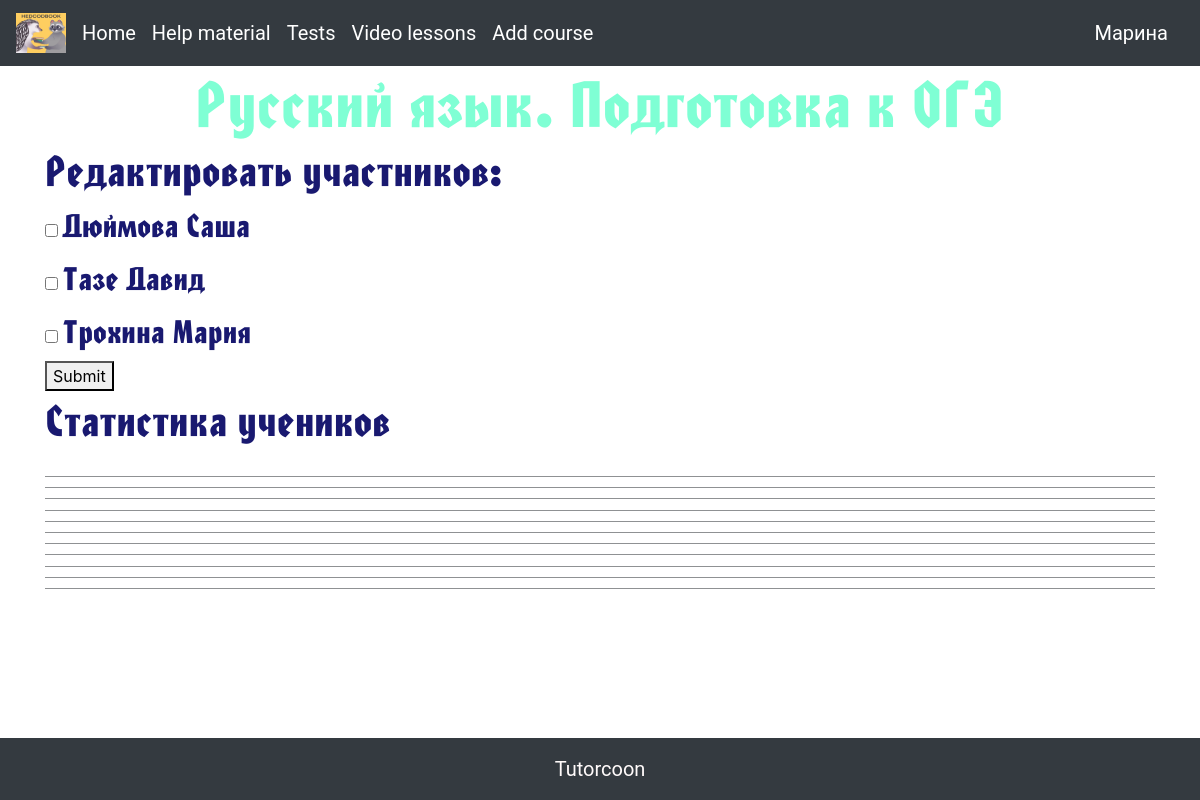
The page /course/2 (signed in) on the database as committed earlier.
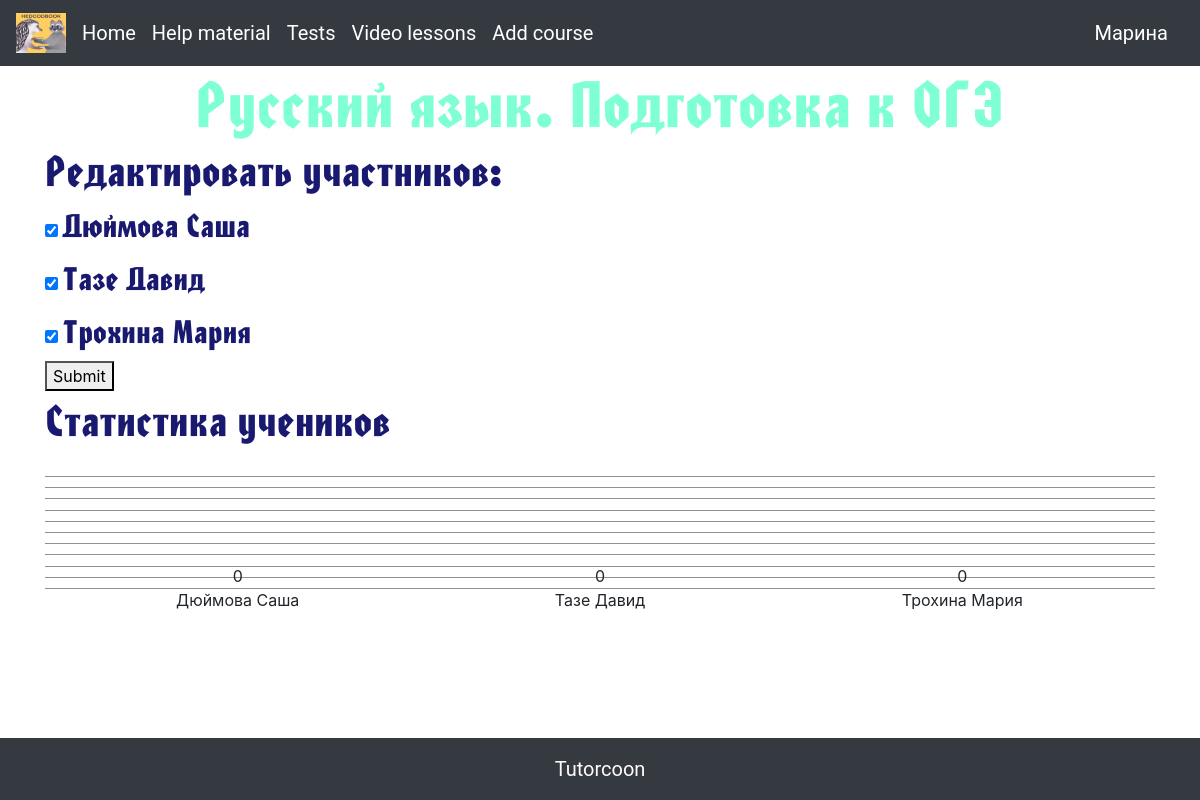
The same page on the database as committed later.
### data/users.py (models this page shows, shortened)
class User(SqlAlchemyBase, UserMixin):
    __tablename__ = 'all_users'
    id = sqlalchemy.Column(sqlalchemy.Integer, primary_key=True, autoincrement=True)
    name = sqlalchemy.Column(sqlalchemy.String, nullable=True)
    surname = sqlalchemy.Column(sqlalchemy.String, nullable=True)
    phone_number = sqlalchemy.Column(sqlalchemy.String, nullable=True)
    email = sqlalchemy.Column(sqlalchemy.String, nullable=True)
    avatar = sqlalchemy.Column(sqlalchemy.String, nullable=True)
    status = sqlalchemy.Column(sqlalchemy.String, nullable=True)
    hashed_password = sqlalchemy.Column(sqlalchemy.String, nullable=True)
    students = orm.relationship("Student", backref="all_users")
    tutors = orm.relationship("Tutor", backref='all_users')
    parents = orm.relationship("Parent", backref='all_users')

### data/lessons.py (models this page shows, shortened)
class Lesson(SqlAlchemyBase, UserMixin):
    __tablename__ = 'lessons'
    id = sqlalchemy.Column(sqlalchemy.Integer, primary_key=True, autoincrement=True)
    name = sqlalchemy.Column(sqlalchemy.String, nullable=True)
    id_tutor = sqlalchemy.Column(sqlalchemy.Integer, sqlalchemy.ForeignKey('tutors.id_user'))
    students_and_when = sqlalchemy.Column(sqlalchemy.JSON, nullable=True, default={"id_of_students": [],
                                                                                   "when": []})
    homeworks = sqlalchemy.Column(sqlalchemy.JSON, nullable=True, default={})
    scores = sqlalchemy.Column(sqlalchemy.JSON, nullable=True, default={})

### data/students.py (models this page shows, shortened)
class Student(SqlAlchemyBase, UserMixin):
    __tablename__ = 'students'
    id = sqlalchemy.Column(sqlalchemy.Integer, primary_key=True, autoincrement=True)
    name = sqlalchemy.Column(sqlalchemy.String, nullable=True)
    surname = sqlalchemy.Column(sqlalchemy.String, nullable=True)
    id_user = sqlalchemy.Column(sqlalchemy.Integer, sqlalchemy.ForeignKey('all_users.id'))
    tutors_and_parents_and_lessons = sqlalchemy.Column(sqlalchemy.JSON, nullable=True, default={"id_of_tutors": [],
                                                                       "id_of_lessons": [], "id_of_parents": []})

### main.py (the view, shortened to what this page needs)
@app.route("/course/<int:lesson_id>")
def course(lesson_id):
    db_sess = db_session.create_session()
    lesson = db_sess.query(Lesson).filter(Lesson.id == lesson_id).first()
    if current_user.status == 'tutor':
        sp_id_of_students_already = lesson.students_and_when['id_of_students']
        tutor = db_sess.query(Tutor).filter(Tutor.id_user == current_user.id).first()
        sp_stud_id = tutor.students_and_lessons['id_of_students']
        if len(lesson.scores.items()) != 0:
            max_zn = sorted(lesson.scores.items(), key=lambda x: -x[1])[0][1]
        else:
            max_zn = 0
        sp_scores = []
        sp_stud = []
        for i in sp_stud_id:
            sp_stud.append(db_sess.query(Student).filter(Student.id_user == i).first())
        for i in sp_id_of_students_already:
            student = db_sess.query(Student).filter(Student.id_user == i).first()
            if str(i) in lesson.scores.keys():
                sp_scores.append([lesson.scores[str(i)] * 100 // max_zn, lesson.scores[str(i)], f'{student.surname} {student.name}'])
            else:
                sp_scores.append([0, 0, f'{student.surname} {student.name}'])
        return render_template("course_for_tutor.html", lesson=lesson, sp_stud=sp_stud,
                               sp_id_of_students_already=sp_id_of_students_already, sp_scores=sp_scores)

### data/db_session.py (called while the page is built)
def create_session() -> Session:
    global __factory
    return __factory()

### main.py (called while the page is built)
@login_manager.user_loader
def load_user(user_id):
    db_sess = db_session.create_session()
    return db_sess.query(User).get(user_id)

### templates/course_for_tutor.html (shortened to what this page needs)
{% extends 'base.html' %}
{% block content %}
<link rel="stylesheet" type="text/css" href="/static/css/course_for_tutor.css">
<h1>{{ lesson.name }}</h1>
<h2>Редактировать участников:</h2>
<form method="POST" action="/change_students/{{ lesson.id }}">
    {% for i in sp_stud %}
    {% if i.id_user in sp_id_of_students_already %}
    <div class="checkbox">
    <input type="checkbox" name="{{ i.id_user }}" value="{{ i.id_user }}" checked>
    <label>{{ i.surname }} {{ i.name }}</label>
    </div>
    {% else %}
    <div class="checkbox">
    <input type="checkbox" name="{{ i.id_user }}" value="{{ i.id_user }}">
    <label>{{ i.surname }} {{ i.name }}</label>
    </div>
    {% endif %}
    {% endfor %}
    <button type="submit">Submit</button>
</form>
<h2>Статистика учеников</h2>
<div class="simple-bar-chart">
    {% for i in sp_scores %}
    <div class="item" style="--clr: #F4A460; --val: {{ i[0]}}">
        <div class="label">{{ i[2] }}</div>
        <div class="value">{{ i[1] }}</div>
    </div>
    {% endfor %}
</div>
{% endblock %}

### templates/base.html (shortened to what this page needs)
<!doctype html>
<html lang="en">
  <head>
    <link rel="stylesheet"
          href="https://stackpath.bootstrapcdn.com/bootstrap/4.4.1/css/bootstrap.min.css"
>
    <link rel="stylesheet" type="text/css" href="/static/css/main.css">
  </head>
  <body>
    <nav class="navbar navbar-expand-lg navbar-dark bg-dark">
      <a href="/" class="navbar-brand">
        <img src="/static/img/html/emblem.jpg" width="50" height="40" alt="logo">
      </a>
      <div class="collapse navbar-collapse" id="navbarSupportedContent">
        <ul class="navbar-nav mr-auto">
          <li class="nav-item active">
            <a class="navbar-brand" href="/">Home</a>
          </li>
          <li class="nav-item active">
            <a class="navbar-brand" href="/help_materials">Help material</a>
          </li>
          <li class="nav-item active">
            <a class="navbar-brand" href="/tests">Tests</a>
          </li>
          <li class="nav-item active">
            <a class="navbar-brand" href="/video_lessons">Video lessons</a>
          </li>
          {% if current_user.status == 'tutor' %}
          <li class="nav-item active">
            <a class="navbar-brand" href="/add_course">Add course</a>
          </li>
          {% endif %}
        </ul>
      </div>
      <a class="navbar-brand" href="/user_page">{{ current_user.name }}</a>
    </nav>
  <main role="main" class="container">
    {% block content %}{% endblock %}
  </main>
  </body>
<footer class="bg-dark text-center text-lg-start" style="margin-top: 30px">
  <div class="text-center p-3" style="color: Snow; font-family: Roboto; font-size: 20px">
    Tutorcoon
  </div>
</footer>
</html>

### static/css/main.css (style rules this page uses)
body { background-image: url(/static/img/html/main_page_fon.png); background-repeat: no-repeat; background-position: center center; background-attachment: fixed; -webkit-background-size: cover; -moz-background-size: cover; -o-background-size: cover; background-size: cover; position: relative; }
body, html { height: 100% }
footer { position: absolute; bottom: 0; width: 100%; }
a { box-sizing: border-box; font-family: 'Roboto'; list-style: none; margin: 0; outline: none; padding: 0; }

### static/css/course_for_tutor.css (style rules this page uses)
h1 { text-align: center; font-family: 'FontName bold'; font-size: 60px; color: #7FFFD4 }
label { font-family: 'FontName bold'; font-size: 30px; color: #191970 }
h2 { color: #191970; font-family: 'FontName bold'; font-size: 40px; margin-top: 5px }
.simple-bar-chart { --line-count: 10; --line-color: currentcolor; --line-opacity: 0.5; --item-gap: 2%; --item-default-color: #060606; height: 10rem; display: grid; grid-auto-flow: column; gap: var(--item-gap); align-items: end; padding-inline: var(--item-gap); --padding-block: 1.5rem; padding-block: var(--padding-block); position: relative; isolation: isolate; }
.simple-bar-chart::after { content: ""; position: absolute; inset: var(--padding-block) 0; z-index: -1; --line-width: 1px; --line-spacing: calc(100% / var(--line-count)); background-image: repeating-linear-gradient(to top, transparent 0 calc(var(--line-spacing) - var(--line-width)), var(--line-color) 0 var(--line-spacing)); box-shadow: 0 var(--line-width) 0 var(--line-color); opacity: var(--line-opacity); }
.simple-bar-chart > .item { height: calc(1% * var(--val)); background-color: var(--clr, var(--item-default-color)); position: relative; animation: item-height 1s ease forwards }
.simple-bar-chart > .item > * { position: absolute; text-align: center }
.simple-bar-chart > .item > .label { inset: 100% 0 auto 0 }
.simple-bar-chart > .item > .value { inset: auto 0 100% 0 }

Rows that differ between the two databases and show on the page:
changed Student "Дюймова": id_user "☐" → "☑"
changed Student "Тазе": id_user "☐" → "☑"
changed Student "Трохина": id_user "☐" → "☑"
Other text that changed with them:
new list line: "Дюймова Саша 0"
new list line: "Тазе Давид 0"
new list line: "Трохина Мария 0"
